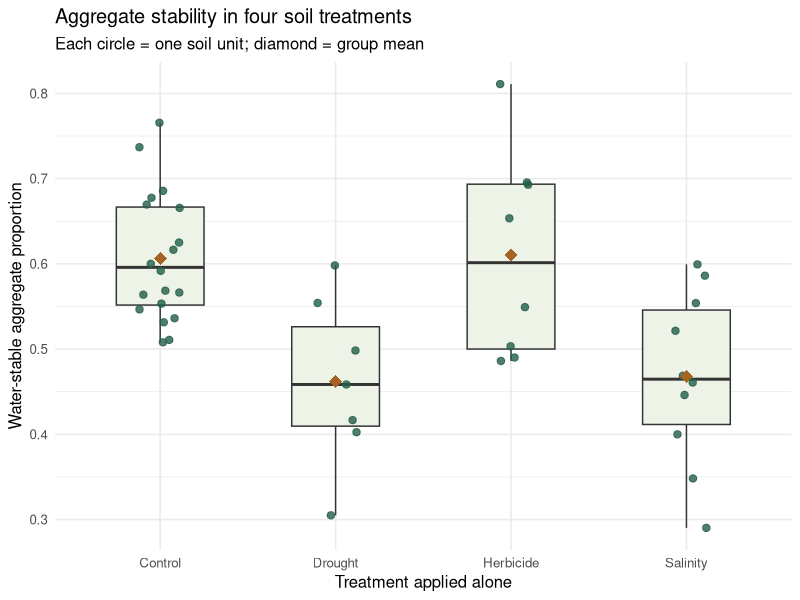
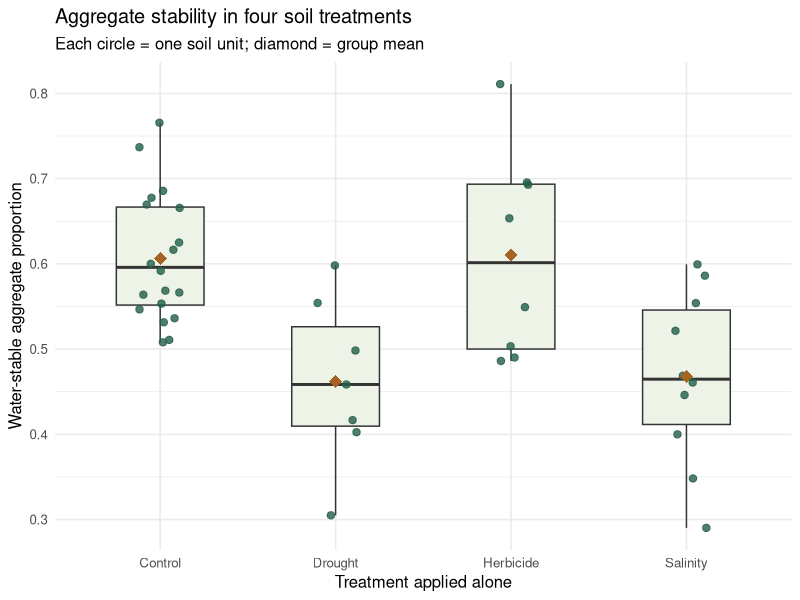
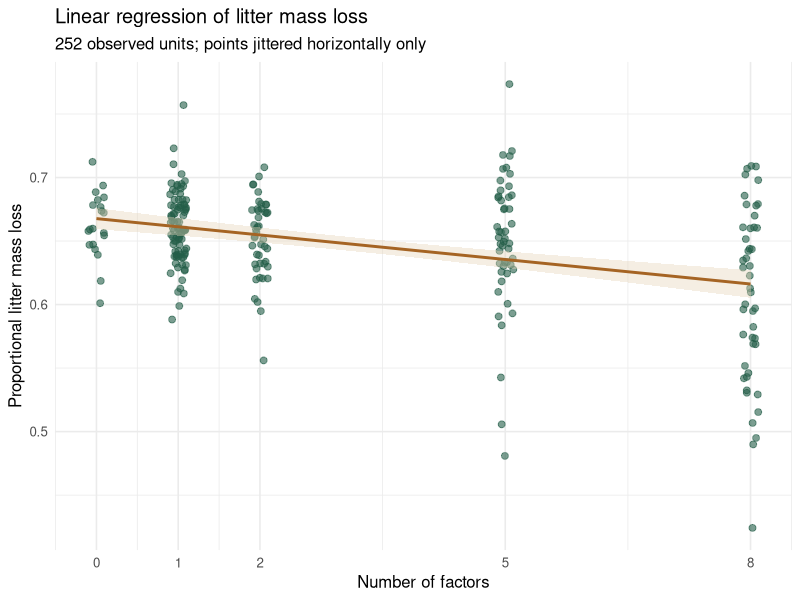
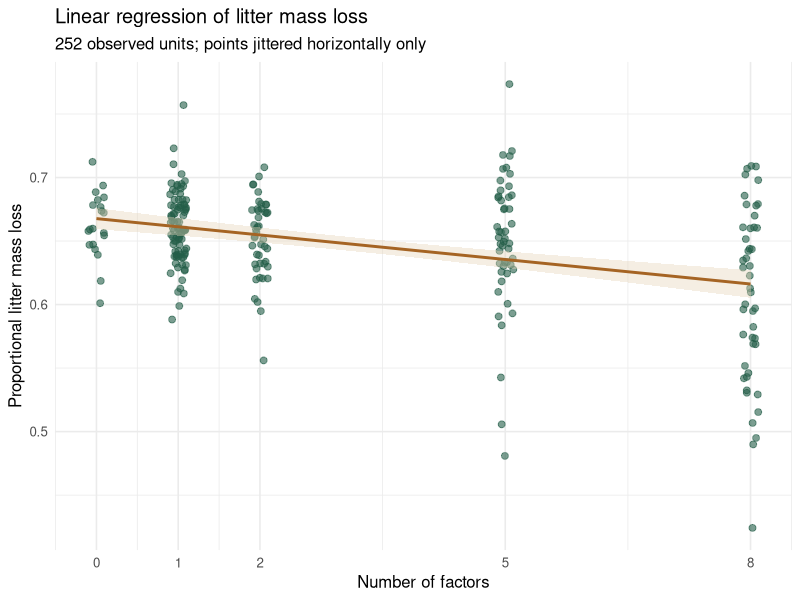
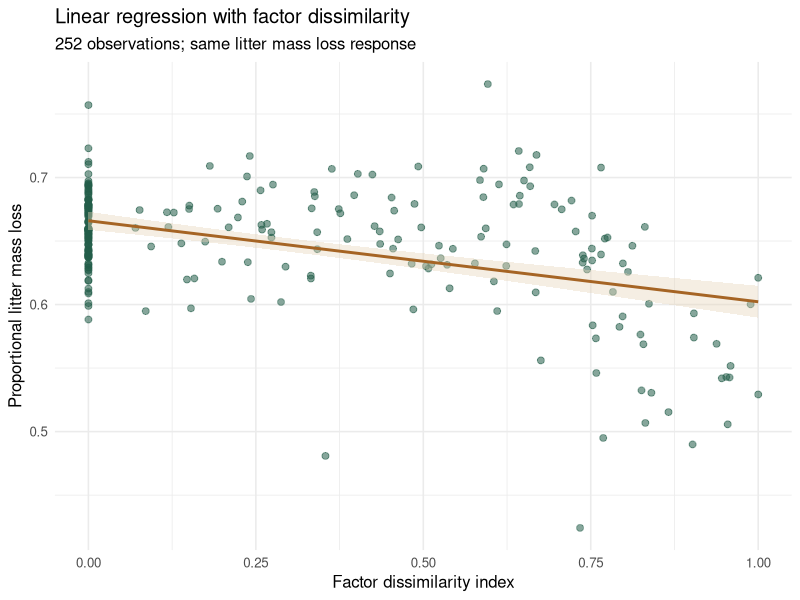
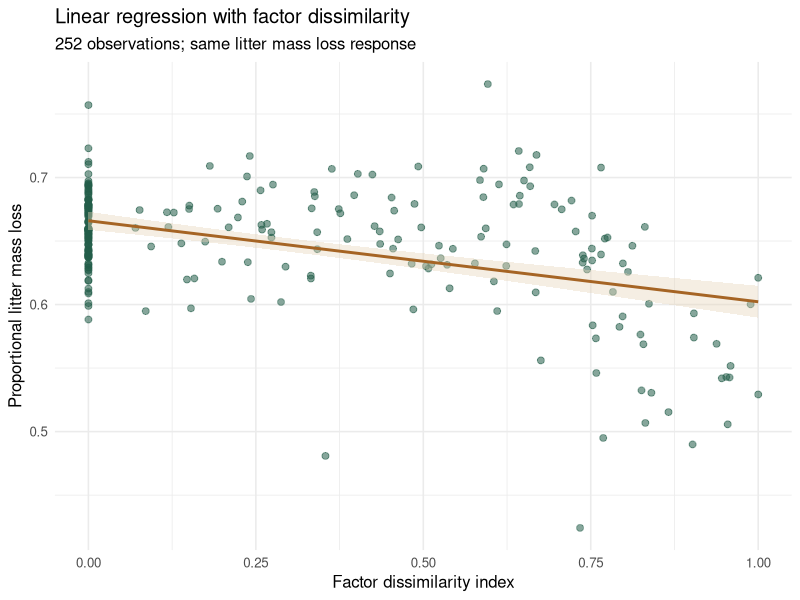

Recreate these plots in R, in order.
## ---- chunk 1
knitr::opts_chunk$set(echo = TRUE, results = "hide", message = FALSE,
                      warning = FALSE, fig.show = "hide", dpi = 144)
## ---- chunk 2
library(ggplot2)
file.exists("MultiFactor_data.csv")
soil_data <- read.csv("MultiFactor_data.csv")
dim(soil_data)

group_codes <- c("CT", "D", "H", "S")
group_raw <- soil_data[soil_data$remark %in% group_codes, ]
group_raw$treatment <- factor(
  group_raw$remark,
  levels = group_codes,
  labels = c("Control", "Drought", "Herbicide", "Salinity")
)
table(group_raw$treatment)
sum(is.na(group_raw$WSA))

group_excluded_ids <- group_raw$X[is.na(group_raw$WSA)]
group_data <- group_raw[!is.na(group_raw$WSA), ]
rownames(group_data) <- paste0("record_", group_data$X)
## ---- chunk 3
group_counts <- table(group_data$treatment)
group_means <- aggregate(WSA ~ treatment, data = group_data, FUN = mean)
group_sds <- aggregate(WSA ~ treatment, data = group_data, FUN = sd)
group_summary <- data.frame(
  treatment = levels(group_data$treatment),
  n = as.integer(group_counts),
  mean_WSA = group_means$WSA,
  SD_WSA = group_sds$WSA
)
group_summary
## ---- chunk 4
group_plot <- ggplot(group_data, aes(x = treatment, y = WSA)) +
  geom_boxplot(width = 0.5, outlier.shape = NA, fill = "#edf3e7") +
  geom_point(position = position_jitter(width = 0.12, height = 0, seed = 4),
             alpha = 0.8, colour = "#245e49", size = 2.2) +
  stat_summary(fun = mean, geom = "point", shape = 18, size = 4, colour = "#a56424") +
  labs(x = "Treatment applied alone", y = "Water-stable aggregate proportion",
       title = "Aggregate stability in four soil treatments",
       subtitle = "Each circle = one soil unit; diamond = group mean") +
  theme_minimal(base_size = 12)
group_plot
## ---- chunk 5
print(group_plot)
## ---- chunk 6
group_model <- aov(WSA ~ treatment, data = group_data)
summary(group_model)
## ---- chunk 7
tukey_result <- TukeyHSD(group_model, conf.level = 0.95)
tukey_result

pairwise_table <- data.frame(
  comparison = rownames(tukey_result$treatment),
  tukey_result$treatment,
  row.names = NULL,
  check.names = FALSE
)
pairwise_table
## ---- chunk 8
control_comparisons <- pairwise_table[
  pairwise_table$comparison %in% c("Drought-Control", "Herbicide-Control", "Salinity-Control"),
]
control_comparisons
## ---- chunk 9
regression_labels <- c("CT", "1", "2", "5", "8")
regression_raw <- soil_data[
  soil_data$Lv %in% c(0, 1, 2, 5, 8) &
    soil_data$remark %in% regression_labels, ]
table(regression_raw$Lv)

reg_keep <- complete.cases(regression_raw[, c("Decom", "Lv")])
reg_excluded_ids <- regression_raw$X[!reg_keep]
regression_data <- regression_raw[reg_keep, ]
rownames(regression_data) <- paste0("record_", regression_data$X)

nrow(regression_data)
table(regression_data$Lv)
reg_excluded_ids
str(regression_data[, c("Decom", "Lv")])
## ---- chunk 10
trend_model <- lm(Decom ~ Lv, data = regression_data)
summary(trend_model)
coef(trend_model)
confint(trend_model)

slope <- coef(trend_model)["Lv"]
slope_interval <- confint(trend_model)["Lv", ]
r_squared <- summary(trend_model)$r.squared
## ---- chunk 11
trend_plot <- ggplot(regression_data, aes(x = Lv, y = Decom)) +
  geom_point(position = position_jitter(width = 0.10, height = 0, seed = 4),
             colour = "#245e49", alpha = 0.6, size = 2) +
  geom_smooth(method = "lm", formula = y ~ x, se = TRUE,
              colour = "#a56424", fill = "#e6d4b9") +
  scale_x_continuous(breaks = c(0, 1, 2, 5, 8)) +
  labs(x = "Number of factors", y = "Proportional litter mass loss",
       title = "Linear regression of litter mass loss",
       subtitle = paste(nrow(regression_data), "observed units; points jittered horizontally only")) +
  theme_minimal(base_size = 12)
trend_plot
## ---- chunk 12
print(trend_plot)
## ---- chunk 13
dissim_keep <- complete.cases(regression_data[, c("Decom", "dissim")])
dissim_excluded_ids <- regression_data$X[!dissim_keep]
dissim_data <- regression_data[dissim_keep, ]
nrow(dissim_data)

dissim_model <- lm(Decom ~ dissim, data = dissim_data)
summary(dissim_model)
confint(dissim_model)

dissim_slope <- coef(dissim_model)["dissim"]
dissim_interval <- confint(dissim_model)["dissim", ]
dissim_r_squared <- summary(dissim_model)$r.squared
## ---- chunk 14
dissim_plot <- ggplot(dissim_data, aes(x = dissim, y = Decom)) +
  geom_point(colour = "#245e49", alpha = 0.55, size = 2) +
  geom_smooth(method = "lm", formula = y ~ x, se = TRUE,
              colour = "#a56424", fill = "#e6d4b9") +
  labs(x = "Factor dissimilarity index", y = "Proportional litter mass loss",
       title = "Linear regression with factor dissimilarity",
       subtitle = paste(nrow(dissim_data), "observations; same litter mass loss response")) +
  theme_minimal(base_size = 12)
dissim_plot
## ---- chunk 15
print(dissim_plot)
## ---- chunk 16
multiple_keep <- complete.cases(regression_data[, c("Decom", "Lv", "dissim")])
multiple_data <- regression_data[multiple_keep, ]
nrow(multiple_data)

count_only <- lm(Decom ~ Lv, data = multiple_data)
count_and_dissim <- lm(Decom ~ Lv + dissim, data = multiple_data)

summary(count_and_dissim)
confint(count_and_dissim)
anova(count_only, count_and_dissim)

model_fit_table <- data.frame(
  model = c("Count only", "Count plus dissimilarity"),
  n = c(nobs(count_only), nobs(count_and_dissim)),
  R_squared = c(summary(count_only)$r.squared,
                summary(count_and_dissim)$r.squared),
  adjusted_R_squared = c(summary(count_only)$adj.r.squared,
                         summary(count_and_dissim)$adj.r.squared)
)
model_fit_table
